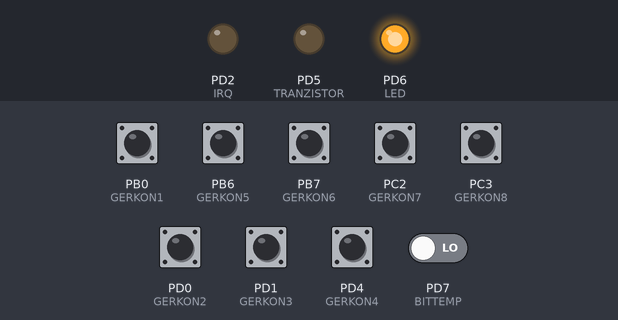
Recording of a program running on a simulated ATmega8, built with avr-gcc and emulated at 8 MHz. On the bench: output pins drawn as LEDs (lit = HIGH). Inputs (shaded band) come from the test bench; at power-on: PB0 (GERKON1), PB6 (GERKON5), PB7 (GERKON6), PC2 (GERKON7), PC3 (GERKON8), PD0 (GERKON2), PD1 (GERKON3), PD4 (GERKON4) HIGH, PD7 (BITTEMP) LOW. Raw I2C reads return 0; pins used as bus, display or sensor lines are not drawn.

Above: at 0.1 s.
At 1.1 s:
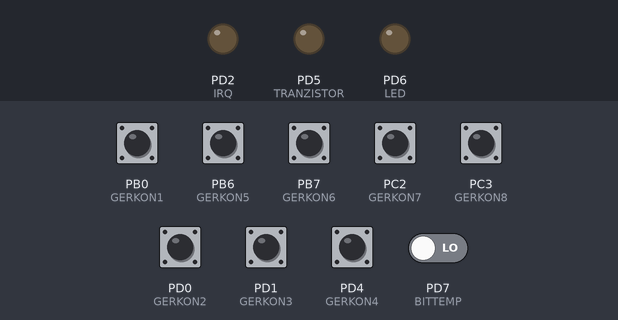
At 12.9 s:
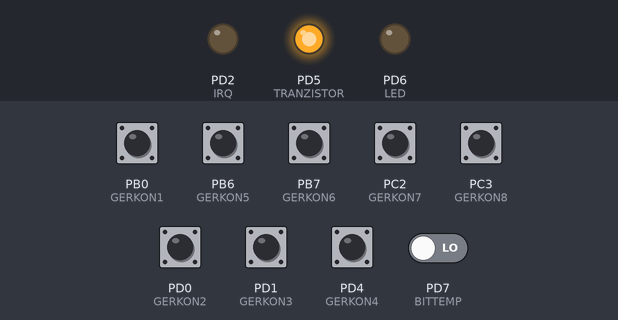
Timing chart, 0 to 14.4 s (numbered marks = the images above):
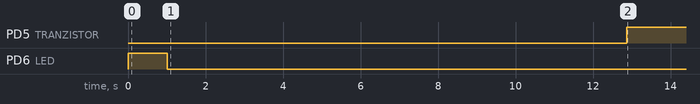

The program:

main.c
```c
/*
 * NRF24-Test.c
 *
 * Created: 11.02.2022 20:28:22
 * Author : Alex2
 */

#include "main.h"

uint8_t buf1[10] = {0};//áóôôåð äëÿ îòïðàâêè
uint8_t  reg = 0x00;
uint8_t retr_cnt, dt;
uint16_t retr_cnt_full;
//uint8_t data[5];
unsigned int hall_counter = 0;
unsigned int speed = 0;
char speed_str[10] = {0};
char temperature_humidity_str[10] = {0};
char wind_direction_str[10] = {0};
char Vbat[10] = {0};
char RainAmount[10] = {0};
int adc_value1 = 0, adc_value2 = 0;
int INTER_COUNT;

unsigned int TIM2_COUNT = 0;
void timer2_ini(void)//ïåðèîä 0.008ñ
{
	TCCR2 |= (1<<WGM21); // óñòàíàâëèâàåì ðåæèì ÑÒÑ (ñáðîñ ïî ñîâïàäåíèþ)
	OCR2 = 0b11111010; //çàïèñûâàåì â ðåãèñòð ÷èñëî äëÿ ñðàâíåíèÿ 250
	TCCR2 |= ((1<<CS21)|(1<<CS22));//óñòàíîâèì äåëèòåëü 256.
    TIMSK |= (1<<OCIE2); //óñòàíàâëèâàåì áèò ðàçðåøåíèÿ ïðåðûâàíèÿ 2îãî ñ÷åò÷èêà ïî ñîâïàäåíèþ ñ OCR2
}
//               
ISR(TIMER2_COMP_vect)
{
  if (TIM2_COUNT == 39750) TIM2_COUNT = 0;
  else TIM2_COUNT++;
}
ISR(INT1_vect)
{
	hall_counter++;
}
void timer_ini(void)//ïåðèîä 2ñåê
{
	TCCR1B |= (1<<WGM12); // óñòàíàâëèâàåì ðåæèì ÑÒÑ (ñáðîñ ïî ñîâïàäåíèþ)
	TIMSK |= (1<<OCIE1A); //óñòàíàâëèâàåì áèò ðàçðåøåíèÿ ïðåðûâàíèÿ 1îãî ñ÷åò÷èêà ïî ñîâïàäåíèþ ñ OCR1A(H è L)
	OCR1AH = 0b00111101; //çàïèñûâàåì â ðåãèñòð ÷èñëî äëÿ ñðàâíåíèÿ
	OCR1AL = 0b00001001;
	TCCR1B |= (1<<CS12)|(1<<CS10);//óñòàíîâèì äåëèòåëü 1024.
}
ISR (TIMER1_COMPA_vect)
{
   speed = hall_counter;
   hall_counter = 0;
}
SPI_init(void) //èíèöèàëèçàöèÿ SPI
{
	DDRB |= ((1<<SS)|(1<<MOSI)|(1<<CE)|(1<<SCK)); //íîæêè SPI íà âûõîä
	PORTB &= ~((1<<SS)|(1<<MOSI)|(1<<SCK)); //íèçêèé óðîâåíü
	DDRD |= (1<<IRQ);//IRQ íà âûõîä, â ïåðåäàò÷èêå îí íå èñïîëüçóåòñÿ
	PORTD &= ~(1<<IRQ);
	HIGH_CSN;
	SPCR = ((1<<SPE)|(1<<MSTR));//âêëþ÷èì øèíó, îáúÿâèì âåäóùèì
}
//-------------------------------------------------------------
port_init(void)
{
	//äàò÷èê Õîëëà äëÿ àíåìîìåòðà
	DDRD &= ~(1<<PORTD3);//hall-sensor - íà âõîä
	PORTD &= ~(1<<PORTD3);
	//óïðàâëåíèå òðàíçèñòîðîì
	DDRD |= (1<<TRANZISTOR);
	PORTD &= ~(1<<TRANZISTOR);
	//ãåðêîíû äëÿ ôëþãåðà
	DDRB &= ~((1<<GERKON1)|(1<<GERKON5)|(1<<GERKON6));//gerkon - íà âõîä
	PORTB &= ~((1<<GERKON1)|(1<<GERKON5)|(1<<GERKON6));
	DDRD &= ~((1<<GERKON2)|(1<<GERKON3)|(1<<GERKON4));
	PORTD &= ~((1<<GERKON2)|(1<<GERKON3)|(1<<GERKON4));
	DDRC &= ~((1<<GERKON7)|(1<<GERKON8));
	PORTC &= ~((1<<GERKON7)|(1<<GERKON8));
	//ñâåòîäèîä
	DDRD |= (1<<LED);
	PORTD &= ~(1<<LED);
}
//-------------------------------------------------------------
uint8_t spi_send_recv(uint8_t data) // Ïåðåäà¸ò è ïðèíèìàåò 1 áàéò ïî SPI, âîçâðàùàåò ïîëó÷åííîå çíà÷åíèå
{
	SPDR = data;
	while (!(SPSR & (1 << SPIF)));
	return SPDR;
}
char* WIND_DIRECT()
{
	if((PINB&(1<<GERKON1)) == 0)
	{
		sprintf (wind_direction_str,"S");
	}
    if ((PIND&(1<<GERKON2)) == 0)
	{
		sprintf (wind_direction_str,"S-W");
	}
    if ((PIND&(1<<GERKON3)) == 0)
	{
		sprintf (wind_direction_str,"W");
	}
    if ((PIND&(1<<GERKON4)) == 0)
	{
		sprintf (wind_direction_str,"N-W");
	}
    if ((PINB&(1<<GERKON5)) == 0)
	{
		sprintf (wind_direction_str,"N");
	}
    if ((PINB&(1<<GERKON6)) == 0)
	{
		sprintf (wind_direction_str,"N-E");
	}
    if ((PINC&(1<<GERKON7)) == 0)
	{
		sprintf (wind_direction_str,"E");
	}
    if ((PINC&(1<<GERKON8)) == 0)
	{
		sprintf (wind_direction_str,"S-E");
	}
	return wind_direction_str;
}

int main(void)
{
	int k = 0;
	uint8_t data[5] = {0};
	port_init();
	PORTD |= (1<<LED);
    SPI_init();
	ADC_Init();//Èíèöèàëèçàöèÿ ÀÖÏ
	//USART_Init(16);
    NRF24_ini();
	// íàñòðàèâàåì ïàðàìåòðû ïðåðûâàíèÿ
	//----------------------
	MCUCR = (1<<ISC11) ;
	GICR = (1<<INT1);
	//----------------------
	_delay_ms(1000);
	PORTD &= ~(1<<LED);
	//dht22_init();
	WDTCR &= ~(1<<WDE);//îòêë WDT
	ACSR |= (1<<ACD);//îòêë êîìïàðàòîð
    //INTER_COUNT == 0;
	timer_ini();
	timer2_ini();
	sei();

    while (1)
    {
		if (TIM2_COUNT == 0)
		{
			DDRD &= ~(1<<PORTD3);//äàò÷èê õîëëà íà âõîä
			PORTD &= ~(1<<TRANZISTOR);//âêëþ÷àåì äàò÷èê õîëëà, äîæäÿ è ãåðêîíû ê ïèòàíèÿ
			ADCSRA |= (1<<ADEN);//âêë ÀÖÏ
			_delay_ms(4000);
			NRF24_ini();//èíèöèàëèçèðóåì êàæäûé ðàç, ò.ê. îòêëþ÷àåì ïèòàíèå ïåðåä ñíîì
			WIND_DIRECT();//èçìåðÿåì íàïðàâëåíèå âåòðà
			sprintf (speed_str,"%u",speed);
			ADC_convert ();
			sprintf (Vbat,"%u",adc_value1);
			_delay_ms(2000);
			ADC_convert ();
			sprintf (RainAmount,"%u",adc_value2);
			//-------------------------------------------
			//îòïðàâêà òåìïåðàòóðû
			buf1[0] = 1;
			int tt = 0;
			tt = dt_check();
			uint8_t temp_sign = tt>>11;//âû÷èñëåíèå çíàêà òåìïåðàòóðû
			uint8_t temp_integer;//öåëàÿ ÷àñòü òåìï
			uint8_t temp_fraction;//äðîáíàÿ ÷àñòü òåìï
			if (temp_sign == 0x00)
			{
				temp_fraction = tt & 0xF;
				temp_fraction = (temp_fraction<<1) + (temp_fraction<<3);//  ìíîæàåì íà 10
				temp_fraction = (temp_fraction>>4);//äåëèì íà 16 èëè óìíîæàåì íà 0.0625
				temp_integer = (tt&0x07FF)>>4;
			}
			else
			{
				temp_fraction = ((~tt) & 0xF);
				temp_fraction = (temp_fraction<<1) + (temp_fraction<<3);//  ìíîæàåì íà 10
				temp_fraction = (temp_fraction>>4);//äåëèì íà 16 èëè óìíîæàåì íà 0.0625
				temp_integer = ((~(tt))&0x07FF)>>4;
			}
			buf1[1] = temp_sign;
			buf1[2] = temp_integer;
			buf1[3] = temp_fraction;
			/*if (dht22_GetData(data))
			{
			  buf1[1] = data[1];//ìëàäøèé áèò òåìïåðàòóðû
			  buf1[2] = data[2];//ñòàðøèé áèò òåìïåðàòóðû
			}*/
			dt = NRF24L01_Send(buf1);
			memset(buf1, 0, sizeof(int) * strlen(buf1));//î÷èñòêà ìàññèâà
			_delay_ms(1000);
			//-------------------------------------------
			//îòïðàâêà âëàæíîñòè
			 buf1[0] = 5;
			 long int hum = 0;
			 hum = HTU21D_get_humidity();
			 hum = (hum*125)/65536 - 6;
			 buf1[1] = (uint8_t) hum;
			 //buf1[1] = data[3];//ìëàäøèé áèò âëàæíîñòè
			 //buf1[2] = data[4];//ñòàðøèé áèò âëàæíîñòè
			 dt = NRF24L01_Send(buf1);
			 memset(buf1, 0, sizeof(int) * strlen(buf1));//î÷èñòêà ìàññèâà
			 _delay_ms(1000);
			//-------------------------------------------
			//îòïðàâêà ñêîðîñòè âåòðà
			buf1[0] = 2;
			for (k = 1; k < strlen(speed_str)+1; k++)
			{
				buf1[k] = speed_str[k-1];
			}
			dt = NRF24L01_Send(buf1);
			memset(buf1, 0, sizeof(int) * strlen(buf1));//î÷èñòêà ìàññèâà
			_delay_ms(1000);
			//-------------------------------------------
			//îòïðàâêà íàïðàâëåíèÿ âåòðà
			buf1[0] = 3;
			for (k = 1; k < strlen(wind_direction_str)+1; k++)
			{
				buf1[k] = wind_direction_str[k-1];
			}
			dt = NRF24L01_Send(buf1);
			memset(buf1, 0, sizeof(int) * strlen(buf1));//î÷èñòêà ìàññèâà
			_delay_ms(1000);
			//-------------------------------------------
			//îòïðàâêà çàðÿäà àêêóìóëÿòîðà
			buf1[0] = 4;
			for (k = 1; k < strlen(Vbat)+1; k++)
			{
				buf1[k] = Vbat[k-1];
			}
			dt = NRF24L01_Send(buf1);
			memset(buf1, 0, sizeof(int) * strlen(buf1));//î÷èñòêà ìàññèâà
			_delay_ms(1000);
			//-------------------------------------------
			//îòïðàâêà êîë-âà îñàäêîâ
			buf1[0] = 6;
			for (k = 1; k < strlen(RainAmount)+1; k++)
			{
				buf1[k] = RainAmount[k-1];
			}
			dt = NRF24L01_Send(buf1);
			memset(buf1, 0, sizeof(int) * strlen(buf1));//î÷èñòêà ìàññèâà
			//-------------------------------------------
			//ïåðåâîä NRF24 â ýíåðãîðåæèì
			//reg = nRF_read_register(CONFIG);
			//reg &= ~(1<<PWR_UP);
			//nRF_write_register(CONFIG,reg);
			//-------------------------------------------
			//ïåðåâîä ÌÊ â ñîí
			PORTD |= (1<<TRANZISTOR);//îòêëþ÷àåì äàò÷èê õîëëà, äîæäÿ è ãåðêîíû îò ïèòàíèÿ
			ADCSRA &= ~(1<<ADEN);//âûêë ÀÖÏ
			DDRD |= (1<<PORTD3);//äàò÷èê õîëëà íà âûõîä
			//set_sleep_mode(SLEEP_MODE_PWR_SAVE);
			//sleep_enable();
			//sleep_cpu();
			//sleep_disable();
			//-------------------------------------------
			//âûõîä èç ñíà êàæäûå ~5ìèí
			//INTER_COUNT++;
			//if (INTER_COUNT == 40) INTER_COUNT = 0;
			//-------------------------------------------
			//DDRD &= ~(1<<PORTD3);//äàò÷èê õîëëà íà âõîä
			//PORTD &= ~(1<<TRANZISTOR);//âêëþ÷àåì äàò÷èê õîëëà, äîæäÿ è ãåðêîíû ê ïèòàíèÿ
			//ADCSRA |= (1<<ADEN);//âêë ÀÖÏ
			//âûâîä NRF24 èç ýíåðãîðåæèìà
			//reg |= (1<<PWR_UP);
			//nRF_write_register(CONFIG,reg);
			//-------------------------------------------
		}
    }
}
```

DHT22.c
```c
/*
 * DHT22.c
 *
 * Created: 20.03.2022 15:21:14
 *  Author: Alex2
 */
#include "DHT22.h"

uint8_t dht22_init (void)
{
	_delay_ms(2000);
	DDRD |= (1<<DHT22_PORT);   // set as output
	PORTD |= (1<<DHT22_PORT);// pull the pin high

	return 0;
}
uint8_t dht22_GetData (uint8_t *data)
{
	uint8_t i, j = 0;
	DDRD |= (1<<DHT22_PORT);   // set as output
	//reset ports
	PORTD &= ~(1<<DHT22_PORT);// pull the pin low
	PORTD |= (1<<DHT22_PORT);// pull the pin high
	_delay_ms(100);
	//start
	PORTD &= ~(1<<DHT22_PORT);// pull the pin low
	_delay_ms(18);
	PORTD |= (1<<DHT22_PORT);// pull the pin high
	//æäåì îòâåòà äàò÷èêà
	DDRD &= ~(1<<DHT22_PORT);   // set as input
	_delay_us(60);//ýêñïåðèìåíòîì âûÿâëåíî 60 à íå 40 ñåê
	//åñëè äàò÷èê íå îòâåòèë ïðèòÿãèâàíèåì øèíû, òî îøèáêà
	if (PIND & (1 << DHT22_PORT))
	{
		return 0;
	}
	_delay_us(80);
	//åñëè äàò÷èê íå îòïóñòèë øèíó, òî îøèáêà
	if (!(PIND & (1 << DHT22_PORT)))
	{
		return 0;
	}
	_delay_us(80);
	//÷èòàåì äàííûå (çàïèñûâàåì áàéòû â ìàññèâ íàîáîðîò,
	//ò.ê. ñíà÷àëà ïåðåäàåòñÿ ñòàðøèé, ÷òîáû ïîòîì
	//íå ïåðåâîðà÷èâàòü äâóõáàéòîâûé ðåçóëüòàò
	for (j=0; j<5; j++)
	{
		data[4-j] = 0;
		for (i = 0; i<8; i++)
		{
			while(!(PIND & (1 << DHT22_PORT)));//æäåì îòïóñêàíèÿ øèíû
			_delay_us(35);
			if (PIND & (1 << DHT22_PORT))//÷èòàåì ðåçóëüòàò ïî ïðîøåñòâèè 30 ìèêðîñåêóíä
			//åñëè øèíà çà ýòî âðåìÿ íå ïðèòÿíóëàñü ê çåìëå, òî çíà÷èò ýòî åäèíèöà, èíà÷å íîëü
			data[4-j] |= (1<<(7-i));
			while(PIND & (1 << DHT22_PORT));//æäåì ïîêà äàò÷èê ïðèòÿíåò øèíó(â ñëó÷àå åäèíèöû)
		}
	}
	return 1;
}
```

DHT22.h
```c
/*
 * DHT22.h
 *
 * Created: 20.03.2022 15:21:28
 *  Author: Alex2
 */


#ifndef DHT22_H_
#define DHT22_H_

#define DHT22_PORT PORTD7

#include "main.h"

uint8_t dht22_init (void);
uint8_t dht22_GetData (uint8_t *data);

#endif /* DHT22_H_ */
```

DS18B20.c
```c
/*
 * CFile1.c
 *
 * Created: 02.01.2022 21:06:48
 *  Author: Alex2
 */

#include "DS18B20.h"

//ôóíêöèÿ ïðåîáðàçîâàíèÿ ïîêàçàíèé äàò÷èêà â òåìïåðàòóðó
int dt_check(void)
{
  unsigned char bt;//ïåðåìåííàÿ äëÿ ñ÷èòûâàíèÿ áàéòà
  unsigned int tt=0;
  if(dt_testdevice()==1) //åñëè óñòðîéñòâî íàøëîñü
  {
   dt_sendbyte(NOID); //ïðîïóñòèòü èäåíòèôèêàöèþ, òê ó íàñ òîëüêî îäíî óñòðîéñòâî íà øèíå
   dt_sendbyte(T_CONVERT); //èçìåðÿåì òåìïåðàòóðó
   _delay_ms(750); //â 12 áèòíîì ðåæèìå ïðåîáðàçîâàíèÿ   100 ìèëèñåêóíä
   dt_testdevice(); //ñíîâà èñïîëüçóåì òå æå ìàíèïóëÿöèè ñ øèíîé ÷òî è ïðè ïðîâåðêå åå ïðèñóòñòâèÿ
   dt_sendbyte(NOID); //ïðîïóñòèòü èäåíòèôèêàöèþ, òê ó íàñ òîëüêî îäíî óñòðîéñòâî íà øèíå
   dt_sendbyte(READ_DATA); //äàåì êîìàíäó íà ÷òåíèå äàííûõ ñ óñòðîéñòâà
   bt = dt_readbyte(); //÷èòàåì ìëàäøèé áèò
   tt = dt_readbyte(); //÷èòàåì ñòàðøèé áèò MS
   tt = (tt<<8)|bt;//ñäâèãàåì ñòàðøèé âëåâî, ìëàäøèé ïèøåì íà åãî ìåñòî, òåì ñàìûì ïîëó÷àåì îáùèé ðåçóëüòàò
  }
  return tt;
}
//ôóíêöèÿ îïðåäåëåíèÿ äàò÷èêà íà øèíå
char dt_testdevice(void) //dt   digital termomether | îïðåäåëèì, åñòü ëè óñòðîéñòâî íà øèíå
{
  char stektemp=SREG;// ñîõðàíèì çíà÷åíèå ñòåêà
  cli(); //çàïðåùàåì ïðåðûâàíèÿ
  char dt;
  DDRTEMP |= 1<<BITTEMP; //ïðèòÿãèâàåì øèíó
  _delay_us(485); //çàäåðæêà êàê ìèíèìóì íà 480 ìèêðîñåêóíä
  DDRTEMP &= ~(1<<BITTEMP); //îòïóñêàåì øèíó
  _delay_us(65); //çàäåðæêà êàê ìèíèìóì íà 60 ìèêðîñåêóíä
  if ((PINTEMP & (1<<BITTEMP))==0)//ïðîâåðÿåì, îòâåòèò ëè óñòðîéñòâî
  {
	  dt=1;//óñòðîéñòâî åñòü
  }
  else dt=0;//óñòðîéñòâà íåò
  SREG = stektemp;// âåðíåì çíà÷åíèå ñòåêà
  _delay_us(420); //çàäåðæêà êàê ìèíèìóì íà 480 ìèêðîñåêóíä, íî õâàòèò è 420, òê ýòî ñ ó÷åòîì âðåìåíè ïðîøåäøèõ êîìàíä
  return dt; //âåðíåì ðåçóëüòàò
}
//ôóíêöèÿ ÷òåíèÿ áàéòà ñ óñòðîéñòâà
unsigned char dt_readbyte(void)
{
	char c=0;
	char i;
	for(i=0;i<8;i++)
	{
	  c|=dt_readbit()<<i; //÷èòàåì áèò
	}
	return c;
}
//ôóíêöèÿ ÷òåíèÿ áèòà ñ óñòðîéñòâà
char dt_readbit(void)
{
  char stektemp=SREG;// ñîõðàíèì çíà÷åíèå ñòåêà
  cli(); //çàïðåùàåì ïðåðûâàíèå
  char bt; //ïåðåìåííàÿ õðàíåíèÿ áèòà
  DDRTEMP |= 1<<BITTEMP; //ïðèòÿãèâàåì øèíó
  _delay_us(2); //çàäåðæêà êàê ìèíèìóì íà 2 ìèêðîñåêóíäû
  DDRTEMP &= ~(1<<BITTEMP); //îòïóñêàåì øèíó
  _delay_us(13);
  bt = (PINTEMP & (1<<BITTEMP))>>BITTEMP; //÷èòàåì áèò
  _delay_us(45);
  SREG = stektemp;// âåðíåì çíà÷åíèå ñòåêà
  return bt; //âåðíåì ðåçóëüòàò
}
//ôóíêöèÿ çàïèñè áàéòà íà óñòðîéñòâî
void dt_sendbyte(unsigned char bt)
{
	char i;
	for(i=0;i<8;i++)//ïîñûëàåì îòäåëüíî êàæäûé áèò íà óñòðîéñòâî
	{
		if((bt & (1<<i)) == 1<<i)//ïîñûëàåì 1
		dt_sendbit(1);
		else //ïîñûëàåì 0
		dt_sendbit(0);
	}
}
//ôóíêöèÿ çàïèñè áèòà íà óñòðîéñòâî
void dt_sendbit(char bt)
{
	char stektemp=SREG;// ñîõðàíèì çíà÷åíèå ñòåêà
	cli(); //çàïðåùàåì ïðåðûâàíèå
	DDRTEMP |= 1<<BITTEMP; //ïðèòÿãèâàåì øèíó
	_delay_us(2); //çàäåðæêà êàê ìèíèìóì íà 2 ìèêðîñåêóíäû
	if(bt)
    {
	  DDRTEMP &= ~(1<<BITTEMP); //îòïóñêàåì øèíó
	}
	_delay_us(65); //çàäåðæêà êàê ìèíèìóì íà 60 ìèêðîñåêóíä
	DDRTEMP &= ~(1<<BITTEMP); //îòïóñêàåì øèíó
	SREG = stektemp;// âåðíåì çíà÷åíèå ñòåêà
}
//ïðåîáðàçîâàíèå òåìïåðàòóðû â åäèíèöû
char converttemp (unsigned int tt)
{
	char t = tt;//ñäâèã è îòñå÷åíèå ÷àñòè ñòàðøåãî áàéòà
	return t;
}
```

DS18B20.h
```c
/*
 * DS18B20.h
 *
 * Created: 02.01.2022 21:07:11
 *  Author: Alex2
 */


#ifndef DS18B20_H_
#define DS18B20_H_

#include "main.h"
#define PORTTEMP PORTD
#define DDRTEMP DDRD
#define PINTEMP PIND
#define BITTEMP 7
#define NOID 0xCC //Ïðîïóñòèòü èäåíòèôèêàöèþ
#define T_CONVERT 0x44 //Êîä èçìåðåíèÿ òåìïåðàòóðû
#define READ_DATA 0xBE //Ïåðåäà÷à áàéòîâ âåäóùåìó

int dt_check(void); //ôóíêöèÿ ïðåîáðàçîâàíèÿ ïîêàçàíèé äàò÷èêà â òåìïåðàòóðó
char dt_testdevice(void); //dt   digital termomether | îïðåäåëèì, åñòü ëè óñòðîéñòâî íà øèíå
unsigned char dt_readbyte(void);//ôóíêöèÿ ÷òåíèÿ áàéòà ñ óñòðîéñòâà
char dt_readbit(void);//ôóíêöèÿ ÷òåíèÿ áèòà ñ óñòðîéñòâà
void dt_sendbyte(unsigned char bt);//ôóíêöèÿ çàïèñè áàéòà íà óñòðîéñòâî
void dt_sendbit(char bt);//ôóíêöèÿ çàïèñè áèòà íà óñòðîéñòâî
char converttemp (unsigned int tt);//ïðåîáðàçîâàíèå òåìïåðàòóðû â åäèíèöû

#endif /* DS18B20_H_ */
```

HTU21D.c
```c
/*
 * HTU21D.c
 *
 * Created: 21.03.2023 0:38:42
 *  Author: Alex2
 */
#include "HTU21D.h"

#define HTU21D_W 0x80
#define HTU21D_R 0x81

uint16_t HTU21D_get_temperature()
{
	// ïðîìåæóòî÷íûå ïåðåìåííûå
	uint16_t D1;
	uint16_t D2;
	uint16_t D3;
	uint16_t result;
	I2C_StartCondition();
	I2C_SendByte(HTU21D_W);
	I2C_SendByte(0xF3);
	I2C_StopCondition();

	_delay_ms(85);

	I2C_StartCondition();
	I2C_SendByte(HTU21D_R);

	D1=I2C_ReadByte();
	D2=I2C_ReadByte();
	D3=I2C_ReadLastByte();
	I2C_StopCondition();
	result = (uint16_t)((D1 << 8) | D2);
	result &= 0xFFFC;


	return result;
}

uint16_t HTU21D_get_humidity()
{
	// ïðîìåæóòî÷íûå ïåðåìåííûå
	uint16_t D1;
	uint16_t D2;
	uint16_t D3;
	uint16_t result;
	I2C_StartCondition();
	I2C_SendByte(HTU21D_W);
	I2C_SendByte(0xF5);
	I2C_StopCondition();

	_delay_ms(85);

	I2C_StartCondition();
	I2C_SendByte(HTU21D_R);

	D1=I2C_ReadByte();
	D2=I2C_ReadByte();
	D3=I2C_ReadLastByte();
	I2C_StopCondition();
	result = (uint16_t)((D1 << 8) | D2);
	result &= 0xFFFC;


	return result;
}
```

HTU21D.h
```c
/*
 * HTU21D.h
 *
 * Created: 21.03.2023 0:40:29
 *  Author: Alex2
 */


#ifndef HTU21D_H_
#define HTU21D_H_

#include "main.h"

uint16_t HTU21D_get_temperature();
uint16_t HTU21D_get_humidity();

#endif /* HTU21D_H_ */
```

TWI.c
```c
/*
 * TWI.c
 *
 * Created: 28.11.2021 19:33:09
 *  Author: Alex2
 */
#include "TWI.h"

void I2C_Init(void)
{
	TWBR=0x20; //ñêîðîñòü ïåðåäà÷è (ïðè 8 ìÃö ïîëó÷àåòñÿ 100 êÃö)
}
void I2C_StartCondition(void)
{
	TWCR = (1<<TWINT)|(1<<TWSTA)|(1<<TWEN);
	while(!(TWCR&(1<<TWINT)));//ïîäîæäåì ïîêà óñòàíîâèòñÿ TWIN
}
void I2C_StopCondition(void)
{
	TWCR = (1<<TWINT)|(1<<TWSTO)|(1<<TWEN);
}
void I2C_SendByte(unsigned char c)
{
	TWDR = c;//çàïèøåì áàéò â ðåãèñòð äàííûõ
	TWCR = (1<<TWINT)|(1<<TWEN);//âêëþ÷èì ïåðåäà÷ó áàéòà
	while (!(TWCR & (1<<TWINT)));//ïîäîæäåì ïîêà óñòàíîâèòñÿ TWIN
}
void I2C_SendByteByADDR(unsigned char c,unsigned char addr)
{
    I2C_StartCondition(); // Îòïðàâèì óñëîâèå START
	I2C_SendByte(addr); // Îòïðàâèì â øèíó àäðåñ óñòðîéñòâà + áèò ÷òåíèÿ-çàïèñè
	I2C_SendByte(c);// Îòïðàâèì áàéò äàííûõ
	I2C_StopCondition();// Îòïðàâèì óñëîâèå STOP
}
unsigned char I2C_ReadByte(void)
{
	TWCR = (1<<TWINT)|(1<<TWEN)|(1<<TWEA);
	while (!(TWCR & (1<<TWINT)));//îæèäàíèå óñòàíîâêè áèòà TWIN
	return TWDR;//÷èòàåì ðåãèñòð äàííûõ
}
unsigned char I2C_ReadLastByte(void)
{
	TWCR = (1<<TWINT)|(1<<TWEN);
	while (!(TWCR & (1<<TWINT)));//îæèäàíèå óñòàíîâêè áèòà TWIN
	return TWDR;//÷èòàåì ðåãèñòð äàííûõ
}
```

TWI.h
```c
/*
 * TWI.h
 *
 * Created: 28.11.2021 19:32:59
 *  Author: Alex2
 */


#ifndef TWI_H_
#define TWI_H_

#include "main.h"

void I2C_Init(void);
void I2C_StartCondition(void);
void I2C_StopCondition(void);
void I2C_SendByte(unsigned char c);
void I2C_SendByteByADDR(unsigned char c,unsigned char addr);
unsigned char I2C_ReadByte(void);
unsigned char I2C_ReadLastByte(void);


#endif /* TWI_H_ */
```

adc.c
```c
/*
 * adc.c
 *
 * Created: 19.11.2021 17:07:06
 *  Author: Alex2
 */
#include "adc.h"
//             -
extern unsigned int adc_value1;//íàïð áàòàðåè
extern unsigned int adc_value2;//êîë-âî îàñàäêîâ
//             -
char high_adc=0,low_adc=0;
int count = 0;

//             -
void ADC_Init(void)
{
   ADCSRA |= (1<<ADEN);//âêë ÀÖÏ
   ADCSRA |= (1<<ADPS2)|(1<<ADPS1)|(1<<ADPS0);//óñòàíâîèëè 64êÃÖ
  // ADMUX |= (1<<REFS0)|(1<<REFS1);//èñò îï íàïð 2.56Â
  //âêëþ÷àåì êàíàë ÀÖÏ ADC0 äëÿ èçìåðåíèÿ íàïð àêêóìóëÿòîðà
}
//             -
void ADC_convert (void)
{
	ADCSRA |= (1<<ADSC);//íà÷àëî èçìåðåíèé
	while((ADCSRA&(1<<ADSC)));
	if (count == 0)
	{
		//âûêëþ÷àåì êàíàë ÀÖÏ äëÿ èçìåðåíèÿ íàïð àêêóìóëÿòîðà
		ADMUX |= (1<<MUX0);//âêëþ÷àåì êàíàë ÀÖÏ äëÿ èçìåðåíèÿ êîë-âà äîæäÿ
		count++;
		adc_value1 = ADC;
	}
	else
	{
		ADMUX &= ~(1<<MUX0);//âûêëþ÷àåì êàíàë ÀÖÏ äëÿ èçìåðåíèÿ êîë-âà äîæäÿ
		//âêëþ÷àåì êàíàë ÀÖÏ äëÿ èçìåðåíèÿ íàïð àêêóìóëÿòîðà
		count--;
		adc_value2 = ADC;
	}
}
```

adc.h
```c
/*
 * adc.h
 *
 * Created: 19.11.2021 17:07:16
 *  Author: Alex2
 */


#ifndef ADC_H_
#define ADC_H_

#include "main.h"

void ADC_Init(void);
void ADC_convert (void);


#endif /* ADC_H_ */
```

usart.h
```c
/*
 * usart.h
 *
 * Created: 19.11.2021 0:05:39
 *  Author: Alex2
 */


#ifndef USART_H_
#define USART_H_

#include "main.h"
void USART_Init( unsigned int speed);
void USART_Transmit( unsigned char data );


#endif /* USART_H_ */
```

Source omitted: NRF24.c (5255 bytes), NRF24.h (12312 bytes), main.h (708 bytes), usart.c (1044 bytes)

Measured:
- by itself, PD5 (TRANZISTOR): LOW → HIGH at 12.9 s
- by itself, PD6 (LED): LOW → HIGH at 0.00 s, → LOW 1.0 s later
